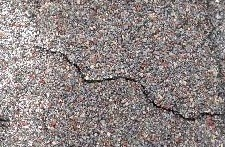
%> input picture ImageProcessing-2/SourceCode/defect/def1.jpg, 225 x 147 px
$ octave defect.m   (GNU Octave 9; MATLAB toolbox functions it lacks are replaced by stand-ins)
%> lines starting %> are read from the running program, lines starting %| are printed output that depends on the picture; in (x1, y1, x2, y2) boxes, pixels count from 0 and x2, y2 are one past the last pixel; in counts of white or black regions, pixels touching at a corner belong together; the program's own positions count from 1
clear
I = imread('def1.jpg');
%> I is the input picture: size 147x225x3 uint8; mean R, G, B 142.4, 132.8, 132.3
figure

I_g = rgb2gray(I);
imshow(I_g)
I_bw = im2bw(I_g,0.3);
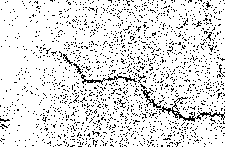
%> I_bw: size 147x225 logical; 88.1% white; black in thin lines or dots
figure
imshow(I_bw)
se = strel('square',2);

im_di = imdilate(I_bw,se);
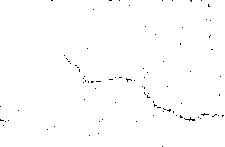
%> im_di: size 147x225 logical; 99.4% white; black in thin lines or dots
figure
imshow(im_di)

se = strel('square',5);

im_op = imopen(im_di,se);
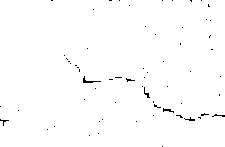
%> im_op: size 147x225 logical; 99.2% white; black in thin lines or dots

figure
imshow(im_op)

$ run again, with ImageProcessing-2/SourceCode/defect/def2.jpg copied over ImageProcessing-2/SourceCode/defect/def1.jpg
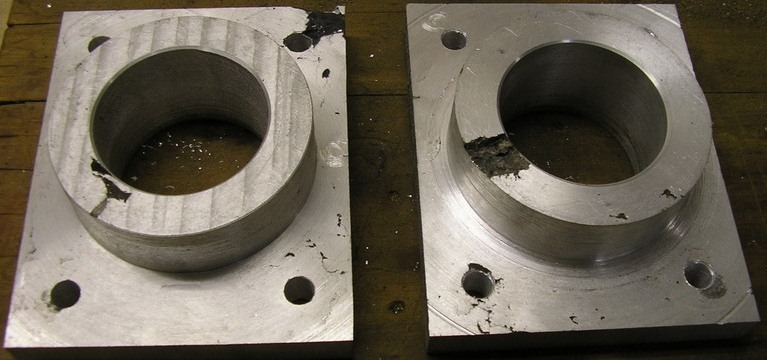
%> input picture ImageProcessing-2/SourceCode/defect/def2.jpg, 767 x 360 px
%> I is the input picture: size 360x767x3 uint8; mean R, G, B 107.2, 99.9, 86.9
%> `I_bw = im2bw(I_g,0.3);`:
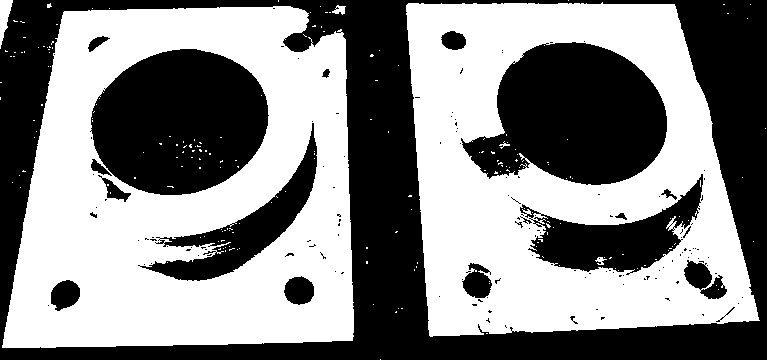
%> I_bw: size 360x767 logical; 52.8% white; 142 black regions (121 under 20 px), largest, box (x1, y1, x2, y2) and area: (0, 0, 767, 360) 71840, (461, 42, 667, 185) 20494, (90, 49, 269, 195) 19983
%> im_di: size 360x767 logical; 54.8% white; 74 black regions (56 under 20 px), largest, box (x1, y1, x2, y2) and area: (0, 0, 767, 360) 69898, (463, 43, 667, 185) 19893, (92, 50, 268, 195) 19483
%> `im_op = imopen(im_di,se);`:
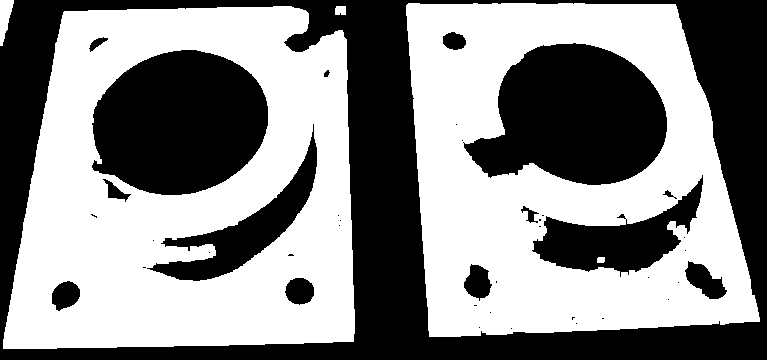
%> im_op: size 360x767 logical; 54% white; 41 black regions (26 under 20 px), largest, box (x1, y1, x2, y2) and area: (0, 0, 767, 360) 70547, (463, 43, 667, 185) 20221, (92, 50, 268, 195) 19904

$ run again, with ImageProcessing-2/SourceCode/defect/def3.JPG copied over ImageProcessing-2/SourceCode/defect/def1.jpg
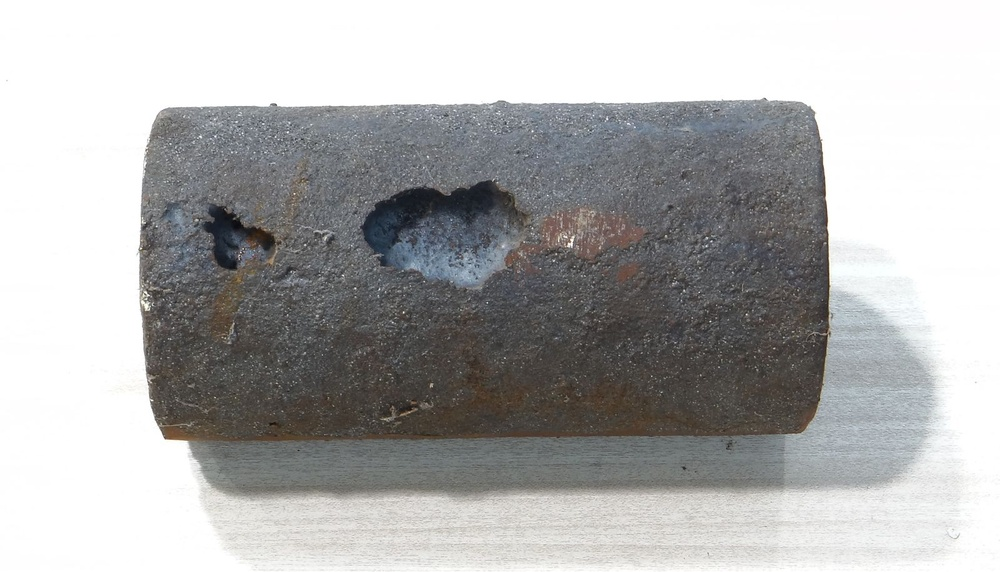
%> input picture ImageProcessing-2/SourceCode/defect/def3.JPG, 1000 x 572 px, shrunk from 1600 x 916 before the run
%> I is the input picture: size 572x1000x3 uint8; mean R, G, B 176.5, 176.4, 176.1
%> `I_bw = im2bw(I_g,0.3);`:
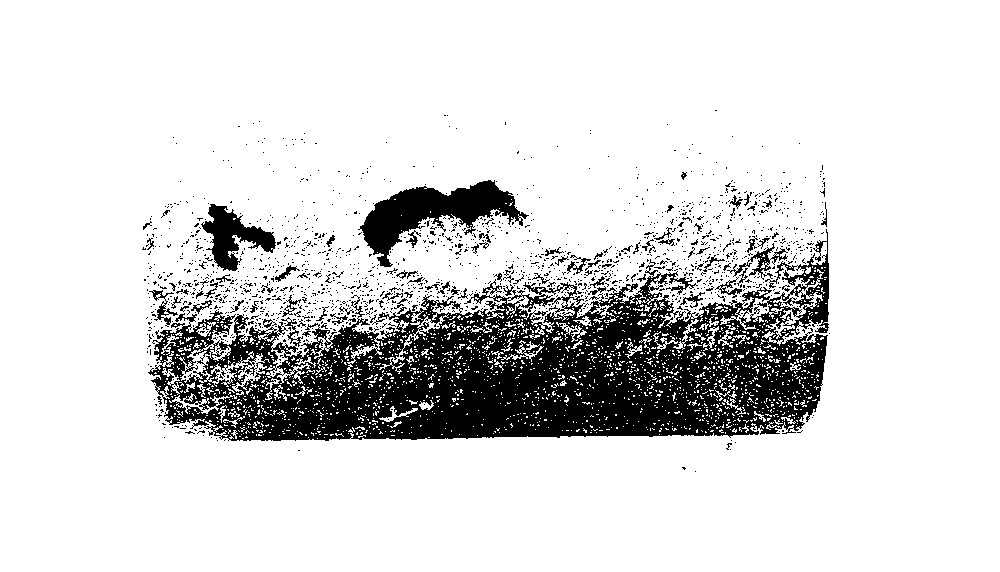
%> I_bw: size 572x1000 logical; 85.3% white; 1643 black regions (1558 under 20 px), largest, box (x1, y1, x2, y2) and area: (148, 229, 829, 441) 67687, (358, 180, 529, 267) 5609, (201, 204, 276, 271) 2203
%> im_di: size 572x1000 logical; 90.4% white; 1081 black regions (1007 under 20 px), largest, box (x1, y1, x2, y2) and area: (206, 300, 827, 441) 39038, (361, 181, 520, 267) 4979, (203, 205, 275, 271) 1905
%> `im_op = imopen(im_di,se);`:
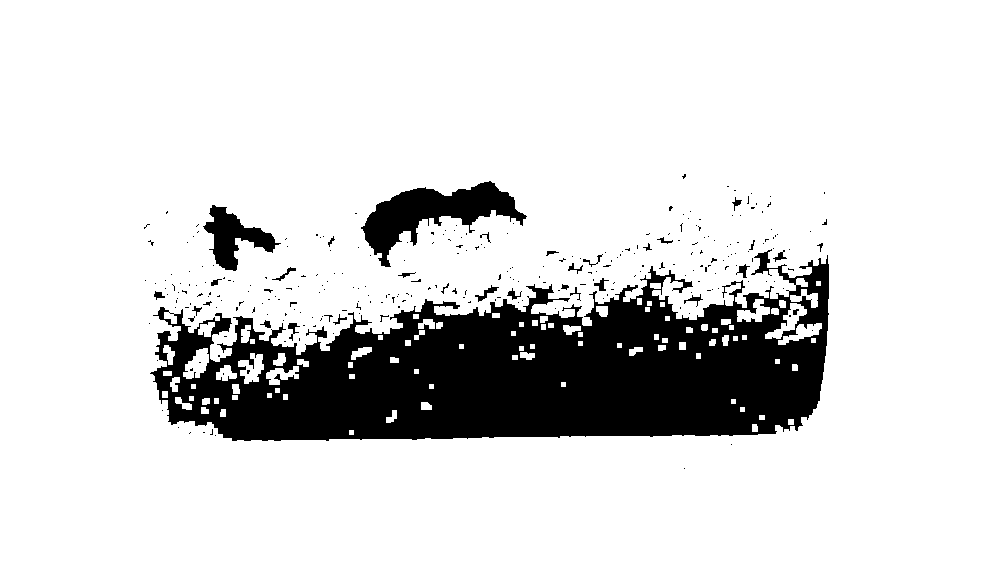
%> im_op: size 572x1000 logical; 85.3% white; 290 black regions (259 under 20 px), largest, box (x1, y1, x2, y2) and area: (150, 249, 829, 441) 74194, (361, 181, 527, 267) 5391, (203, 205, 281, 271) 2071
